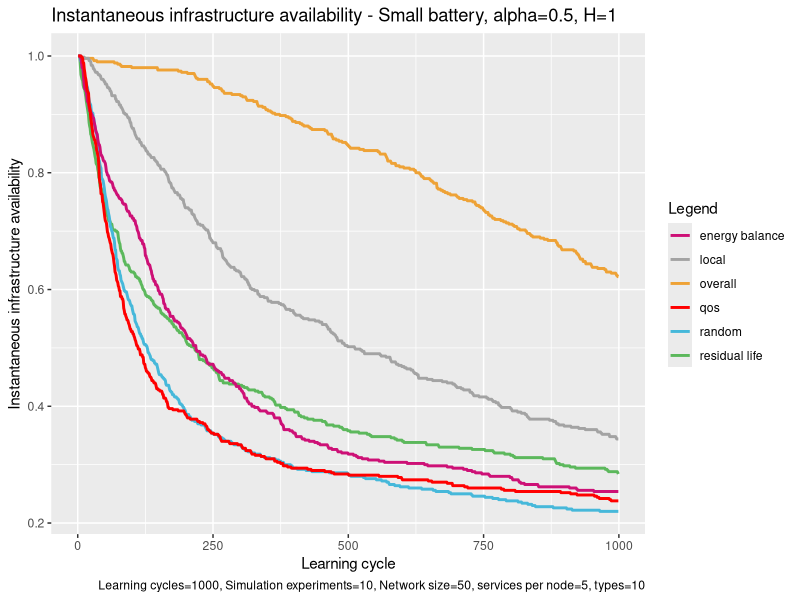

Write R code to recreate this figure.
# execute all lines: ctrl + shift + enter

library(ggplot2)

# set working directory here
setwd(dirname(rstudioapi::getSourceEditorContext()$path))

overall <- read.table("exp_assembly_overall_energy_template.txt", 
                      header = F,
                      sep = " ",
                      col.names= c("overallx", "overally")
)

random <- read.table("exp_assembly_random.txt", 
                     header = F,
                     sep = " ",
                     col.names= c("randomx", "randomy")
)

res <- read.table("exp_assembly_residual_life_template.txt", 
                  header = F,
                  sep = " ",
                  col.names= c("resx","resy")
)

local <- read.table("exp_assembly_local_energy_template.txt", 
                    header = F,
                    sep = " ",
                    col.names= c("locx","locy")
)

learning <- read.table("exp_assembly_energyAware.txt", 
                          header = F,
                          sep = " ",
                          col.names= c("enx","eny")
)

qos <- read.table("exp_assembly_QoS.txt", 
                       header = F,
                       sep = " ",
                       col.names= c("qosx","qosy")
)


overall_x <- overall$overallx
overall_y <- overall$overally

random_y <- random$randomy
res_y <- res$resy
local_y <- local$locy
energyAware_y <- learning$eny
qos_y <- qos$qosy

head(overall)

colors <- c("overall" = "#EEA236", "residual life" = "#5CB85C", "random" = "#46B8DA", "local"="gray64", "energy balance"="deeppink3", "qos"="#FF0000")

ggplot(data=local, aes(x=overall_x, col = group)) + 
  
  geom_line(aes(y = overall_y, color = "overall"), size = 1) +
  geom_line(aes(y = res_y, color = "residual life"), size = 1) +
  geom_line(aes(y = random_y, color = "random"), size = 1) +
  geom_line(aes(y = local_y, color = "local"), size = 1) +
  geom_line(aes(y = energyAware_y, color = "energy balance"), size = 1) +
  geom_line(aes(y = qos_y, color = "qos"), size = 1) +
  
  labs(x = "Learning cycle",
       y = "Instantaneous infrastructure availability",
       color = "Legend",
       title = "Instantaneous infrastructure availability - Small battery, alpha=0.5, H=1", 
       caption = "Learning cycles=1000, Simulation experiments=10, Network size=50, services per node=5, types=10") +
  
  scale_color_manual(values = colors)
